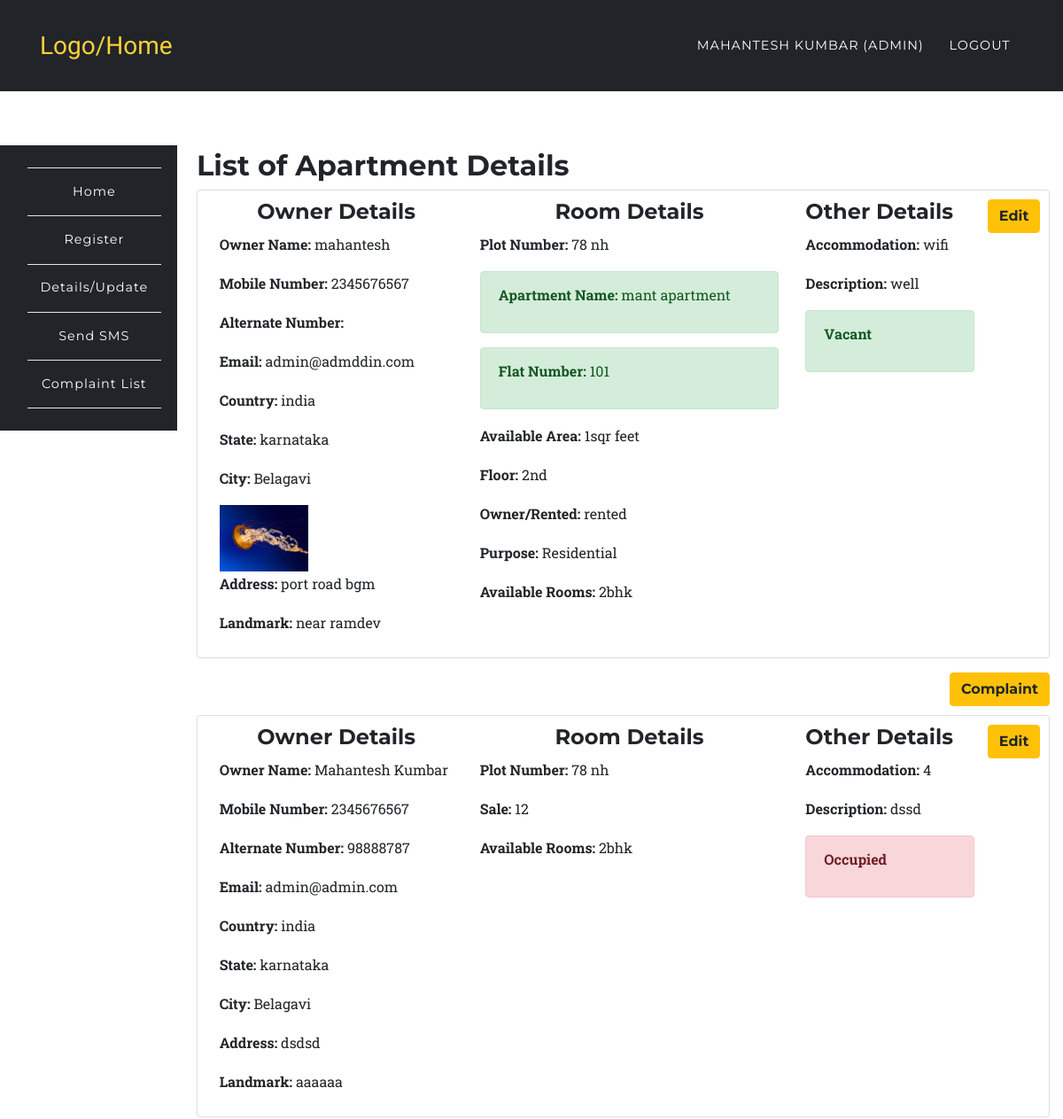
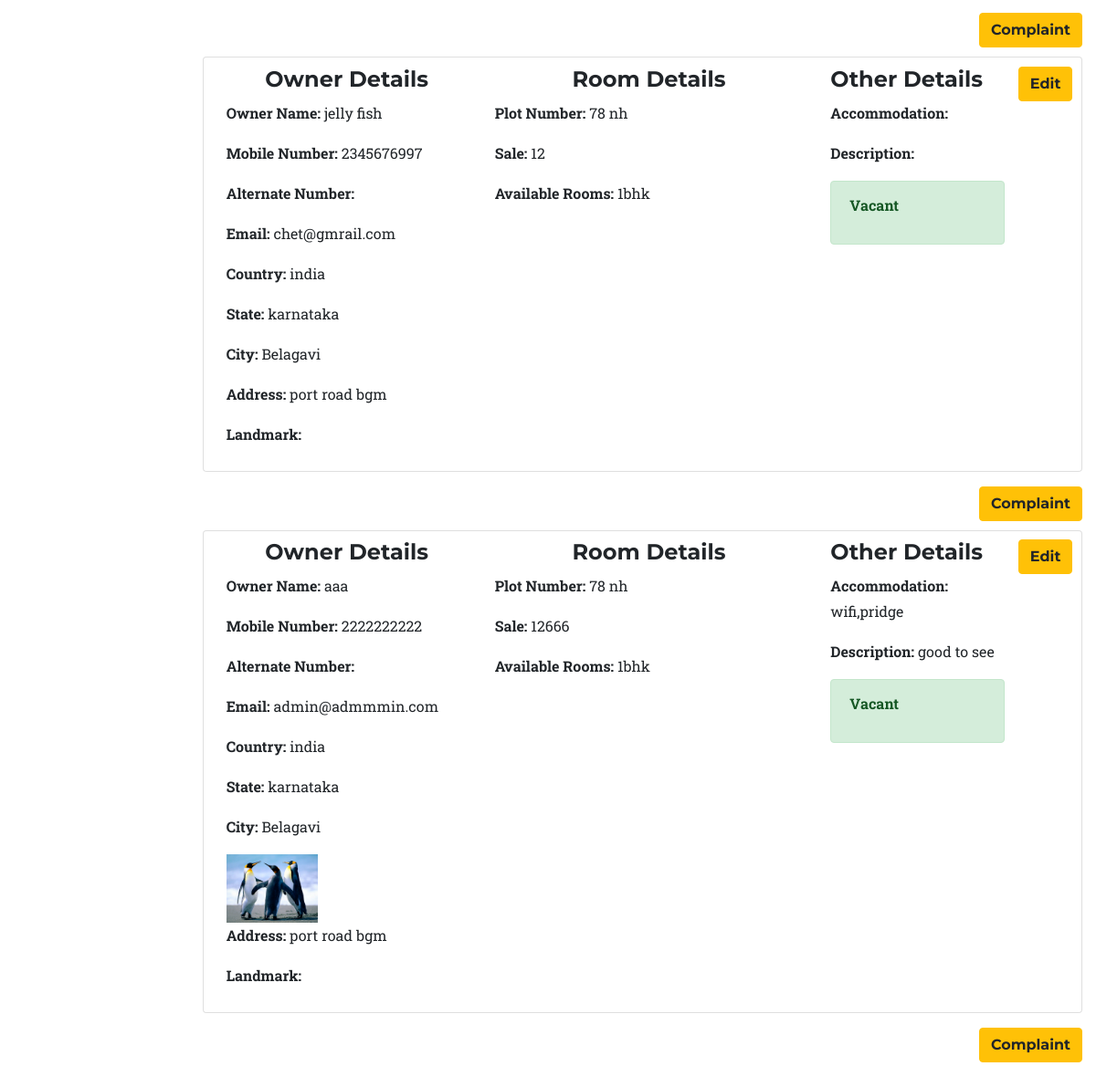
The app's page /app/list.php (signed in), older data (2 pictures, top to bottom).
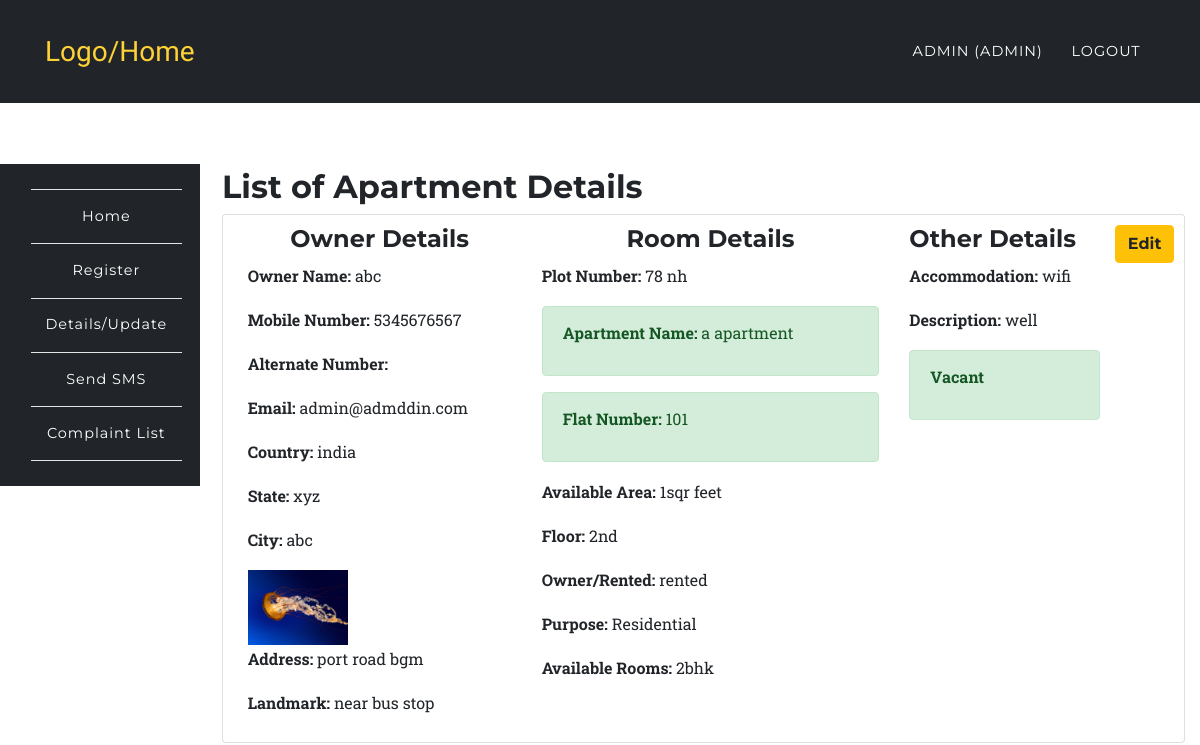
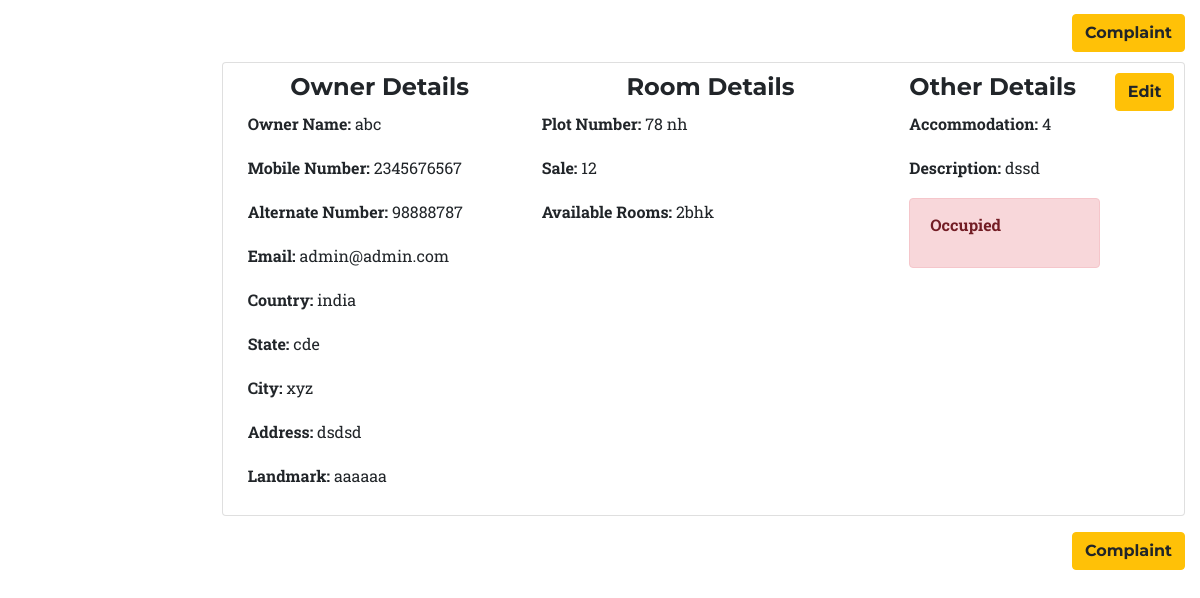
The same page, newer data (2 pictures, top to bottom).
### tables this page shows
CREATE TABLE `room_rental_registrations_apartment` (
  `id` int UNSIGNED NOT NULL,
  `fullname` varchar(191) NOT NULL,
  `mobile` varchar(191) NOT NULL,
  `alternat_mobile` varchar(191) NOT NULL,
  `email` varchar(191) NOT NULL,
  `country` varchar(191) NOT NULL,
  `state` varchar(191) NOT NULL,
  `city` varchar(191) NOT NULL,
  `landmark` varchar(191) NOT NULL,
  `rent` varchar(191) NOT NULL,
  `deposit` varchar(191) NOT NULL,
  `plot_number` varchar(191) NOT NULL,
  `apartment_name` varchar(100) DEFAULT NULL,
  `ap_number_of_plats` varchar(100) DEFAULT NULL,
  `rooms` varchar(100) DEFAULT NULL,
  `floor` varchar(100) DEFAULT NULL,
  `purpose` varchar(100) DEFAULT NULL,
  `own` varchar(100) DEFAULT NULL,
  `area` varchar(100) DEFAULT NULL,
  `address` varchar(191) NOT NULL,
  `accommodation` varchar(191) NOT NULL,
  `description` varchar(191) NOT NULL,
  `image` varchar(191) DEFAULT NULL,
  `open_for_sharing` varchar(191) DEFAULT NULL,
  `other` varchar(191) DEFAULT NULL,
  `vacant` int NOT NULL DEFAULT '1',
  `created_at` timestamp NULL DEFAULT CURRENT_TIMESTAMP,
  `updated_at` timestamp NULL DEFAULT CURRENT_TIMESTAMP,
  `user_id` int DEFAULT NULL
);

CREATE TABLE `room_rental_registrations` (
  `id` int UNSIGNED NOT NULL,
  `fullname` varchar(191) NOT NULL,
  `mobile` varchar(191) NOT NULL,
  `alternat_mobile` varchar(191) NOT NULL,
  `email` varchar(191) NOT NULL,
  `country` varchar(191) NOT NULL,
  `state` varchar(191) NOT NULL,
  `city` varchar(191) NOT NULL,
  `landmark` varchar(191) NOT NULL,
  `rent` varchar(191) NOT NULL,
  `sale` varchar(190) DEFAULT NULL,
  `deposit` varchar(191) NOT NULL,
  `plot_number` varchar(191) NOT NULL,
  `rooms` varchar(100) DEFAULT NULL,
  `address` varchar(191) NOT NULL,
  `accommodation` varchar(191) NOT NULL,
  `description` varchar(191) NOT NULL,
  `image` varchar(191) DEFAULT NULL,
  `open_for_sharing` varchar(191) DEFAULT NULL,
  `other` varchar(191) DEFAULT NULL,
  `vacant` int NOT NULL DEFAULT '1',
  `created_at` timestamp NULL DEFAULT CURRENT_TIMESTAMP,
  `updated_at` timestamp NULL DEFAULT CURRENT_TIMESTAMP,
  `user_id` int DEFAULT NULL
);

### app/list.php (the view, shortened to what this page needs)
<?php
	require '../config/config.php';
		try {
			if($_SESSION['role'] == 'admin'){
				$stmt = $connect->prepare('SELECT * FROM room_rental_registrations_apartment');
				$stmt->execute();
				$data1 = $stmt->fetchAll (PDO::FETCH_ASSOC);
				$stmt = $connect->prepare('SELECT * FROM room_rental_registrations');
				$stmt->execute();
				$data2 = $stmt->fetchAll (PDO::FETCH_ASSOC);
				$data = array_merge($data1,$data2);
			}
		}catch(PDOException $e) {
			$errMsg = $e->getMessage();
		}
?>
<?php include '../include/header.php';?>
	<nav class="navbar navbar-expand-lg navbar-dark fixed-top" style="background-color:#212529;" id="mainNav">
      <div class="container">
        <a class="navbar-brand js-scroll-trigger" href="../index.php">Logo/Home</a>
        <div class="collapse navbar-collapse" id="navbarResponsive">
          <ul class="navbar-nav text-uppercase ml-auto">
            <li class="nav-item">
              <a class="nav-link" href="#"><?php echo $_SESSION['fullname']; ?> <?php if($_SESSION['role'] == 'admin'){ echo "(Admin)"; } ?></a>
            </li>
            <li class="nav-item">
              <a href="../auth/logout.php" class="nav-link">Logout</a>
            </li>
          </ul>
        </div>
      </div>
    </nav>
	<section style="padding-left:0px;">
		<?php include '../include/side-nav.php';?>
	</section>
<section class="wrapper" style="margin-left: 16%;margin-top: -23%;">
	<div class="container">
		<div class="row">
			<div class="col-12">
			<h2>List of Apartment Details</h2>
				<?php
					foreach ($data as $key => $value) {
						echo '<div class="card card-inverse card-info mb-3" style="padding:1%;">
								  <div class="card-block">';
								  	echo '<a class="btn btn-warning float-right" href="update.php?id='.$value['id'].'&act=';if(!empty($value['own'])){ echo "ap"; }else{ echo "indi"; } echo '">Edit</a>';
									 echo 	'<div class="row">
											<div class="col-4">
											<h4 class="text-center">Owner Details</h4>';
											 	echo '<p><b>Owner Name: </b>'.$value['fullname'].'</p>';
											 	echo '<p><b>Mobile Number: </b>'.$value['mobile'].'</p>';
											 	echo '<p><b>Alternate Number: </b>'.$value['alternat_mobile'].'</p>';
											 	echo '<p><b>Email: </b>'.$value['email'].'</p>';
											 	echo '<p><b>Country: </b>'.$value['country'].'</p><p><b> State: </b>'.$value['state'].'</p><p><b> City: </b>'.$value['city'].'</p>';
											 	if ($value['image'] !== 'uploads/') {
											 		echo '<img src="'.$value['image'].'" width="100">';
											 	}
											 	echo '<p><b>Address: </b>'.$value['address'].'</p><p><b> Landmark: </b>'.$value['landmark'].'</p>';
										echo '</div>
											<div class="col-5">
											<h4 class="text-center">Room Details</h4>';
												echo '<p><b>Plot Number: </b>'.$value['plot_number'].'</p>';
												if(isset($value['sale'])){
													echo '<p><b>Sale: </b>'.$value['sale'].'</p>';
												}
													if(isset($value['apartment_name']))
														echo '<div class="alert alert-success" role="alert"><p><b>Apartment Name: </b>'.$value['apartment_name'].'</p></div>';
													if(isset($value['ap_number_of_plats']))
														echo '<div class="alert alert-success" role="alert"><p><b>Flat Number: </b>'.$value['ap_number_of_plats'].'</p></div>';
												if(isset($value['own'])){
													echo '<p><b>Available Area: </b>'.$value['area'].'</p>';
													echo '<p><b>Floor: </b>'.$value['floor'].'</p>';
													echo '<p><b>Owner/Rented: </b>'.$value['own'].'</p>';
													echo '<p><b>Purpose: </b>'.$value['purpose'].'</p>';
												}
												echo '<p><b>Available Rooms: </b>'.$value['rooms'].'</p>';
										echo '</div>
											<div class="col-3">
											<h4>Other Details</h4>';
											echo '<p><b>Accommodation: </b>'.$value['accommodation'].'</p>';
											echo '<p><b>Description: </b>'.$value['description'].'</p>';
												if($value['vacant'] == 0){
													echo '<div class="alert alert-danger" role="alert"><p><b>Occupied</b></p></div>';
												}else{
													echo '<div class="alert alert-success" role="alert"><p><b>Vacant</b></p></div>';
												}
											echo '</div>
										</div>
								   </div>
								</div>';
								echo '<a class="btn btn-warning float-right" href="../app/complaint.php">Complaint</a><br><br>';
					}
				?>
			</div>
		</div>
	</div>
</section>
<?php include '../include/footer.php';?>

### include/header.php (shortened to what this page needs)
<!DOCTYPE html>
<html lang="en">
  <head>
    <link href="../assets/plugins/bootstrap/css/bootstrap.min.css" rel="stylesheet">
    <link href="../assets/plugins/font-awesome/css/font-awesome.min.css" rel="stylesheet" type="text/css">
    <link href="../assets/css/rent.css" rel="stylesheet">
    <link href="../assets/css/style.css" rel="stylesheet">
  </head>
  <body id="page-top">

### include/side-nav.php (shortened to what this page needs)
<br>
	<nav class="navbar navbar-expand-sm navbar-default sidebar" style="background-color:#212529;" id="mainNav">
      <div class="container">
        <div class="collapse navbar-collapse" id="navbarResponsive1">
          <ul class="navbar-nav text-center" style="    flex-direction: column;">
            <li class="nav-item">
              <a class="nav-link" href="../auth/dashboard.php">Home</a>
            </li>
            <li class="nav-item">
            	<?php if($_SESSION['role'] == 'admin' || $_SESSION['role'] == 'user'){
	        		echo '<a href="../app/register.php" class="nav-link">Register</a>';
	      	 	} ?>
            </li>
            <li class="nav-item">
	        	<a href="../app/list.php" class="nav-link">Details/Update</a>
            </li>
            <li class="nav-item">
              <?php if($_SESSION['role'] == 'admin'){
                echo '<a href="../app/sms.php" class="nav-link">Send SMS</a>';
              } ?>
            </li>
            <li class="nav-item">
              <?php if($_SESSION['role'] == 'admin'){
                echo '<a href="../app/cmplist.php" class="nav-link">Complaint List</a>';
              } ?>
            </li>
          </ul>
        </div>
      </div>
    </nav>

### include/footer.php (shortened to what this page needs)
  </body>
</html>

### assets/css/rent.css (style rules this page uses)
body { overflow-x: hidden; font-family: 'Roboto Slab', 'Helvetica Neue', Helvetica, Arial, sans-serif; }
p { line-height: 1.75; }
a { color: #fed136; }
h1, h2, h3, h4, h5, h6 { font-weight: 700; font-family: 'Montserrat', 'Helvetica Neue', Helvetica, Arial, sans-serif; }
section { padding: 100px 0; }
@media (min-width: 768px) { section { padding: 140px 0; } }
.btn { font-family: 'Montserrat', 'Helvetica Neue', Helvetica, Arial, sans-serif; font-weight: 700; }
#mainNav { background-color: #212529; }
#mainNav .navbar-brand { color: #fed136; font-family: 'Kaushan Script', 'Helvetica Neue', Helvetica, Arial, cursive; }
#mainNav .navbar-nav .nav-item .nav-link { font-size: 90%; font-weight: 400; padding: 0.75em 0; letter-spacing: 1px; color: white; font-family: 'Montserrat', 'Helvetica Neue', Helvetica, Arial, sans-serif; }
@media (min-width: 992px) { #mainNav { padding-top: 25px; padding-bottom: 25px; -webkit-transition: padding-top 0.3s, padding-bottom 0.3s; -moz-transition: padding-top 0.3s, padding-bottom 0.3s; transition: padding-top 0.3s, padding-bottom 0.3s; border: none; background-color: transparent; } }
@media (min-width: 992px) { #mainNav .navbar-brand { font-size: 1.75em; -webkit-transition: all 0.3s; -moz-transition: all 0.3s; transition: all 0.3s; } }
@media (min-width: 992px) { #mainNav .navbar-nav .nav-item .nav-link { padding: 1.1em 1em !important; } }

### assets/css/style.css (style rules this page uses)
.navbar { border-radius: 0px; }
nav.sidebar, .main { -webkit-transition: margin 200ms ease-out; -moz-transition: margin 200ms ease-out; -o-transition: margin 200ms ease-out; transition: margin 200ms ease-out; }
@media (min-width: 765px) { nav.sidebar .navbar-nav > li:first-child { border-top: 1px #e5e5e5 solid; } }
@media (min-width: 765px) { nav.sidebar .navbar-nav > li { border-bottom: 1px #e5e5e5 solid; } }
@media (min-width: 765px) { nav.sidebar .navbar-collapse, nav.sidebar .container-fluid { padding: 0 0px 0 0px; } }
@media (min-width: 765px) { nav.sidebar { width: 200px; height: 100%; //margin-left: -160px; float: left; margin-bottom: 0px; } }
@media (min-width: 765px) { nav.sidebar li { width: 100%; } }
section { padding-left: 15px; }

Row changes from the older to the newer data that the page shows:
removed room_rental_registrations: fullname "jelly fish", mobile "2345676997", email "chet@gmrail.com", country "india", state "karnataka", city "Belagavi", address "port road bgm", plot_number "78 nh", sale "12", rooms "1bhk", vacant "Vacant"
removed room_rental_registrations: fullname "aaa", mobile "2222222222", email "admin@admmmin.com", country "india", state "karnataka", city "Belagavi", image (picture), address "port road bgm", plot_number "78 nh", sale "12666", rooms "1bhk", accommodation "wifi,pridge", description "good to see", vacant "Vacant"
changed room_rental_registrations_apartment "admin@admddin.com": fullname "mahantesh" → "abc"; mobile "2345676567" → "5345676567"; state "karnataka" → "xyz"; city "Belagavi" → "abc"; landmark "near ramdev" → "near bus stop"; apartment_name "mant apartment" → "a apartment"
changed room_rental_registrations "admin@admin.com": fullname "Mahantesh Kumbar" → "abc"; state "karnataka" → "cde"; city "Belagavi" → "xyz"
Text that changed along with them:
$_SESSION['fullname']: "MAHANTESH KUMBAR" → "ADMIN"
